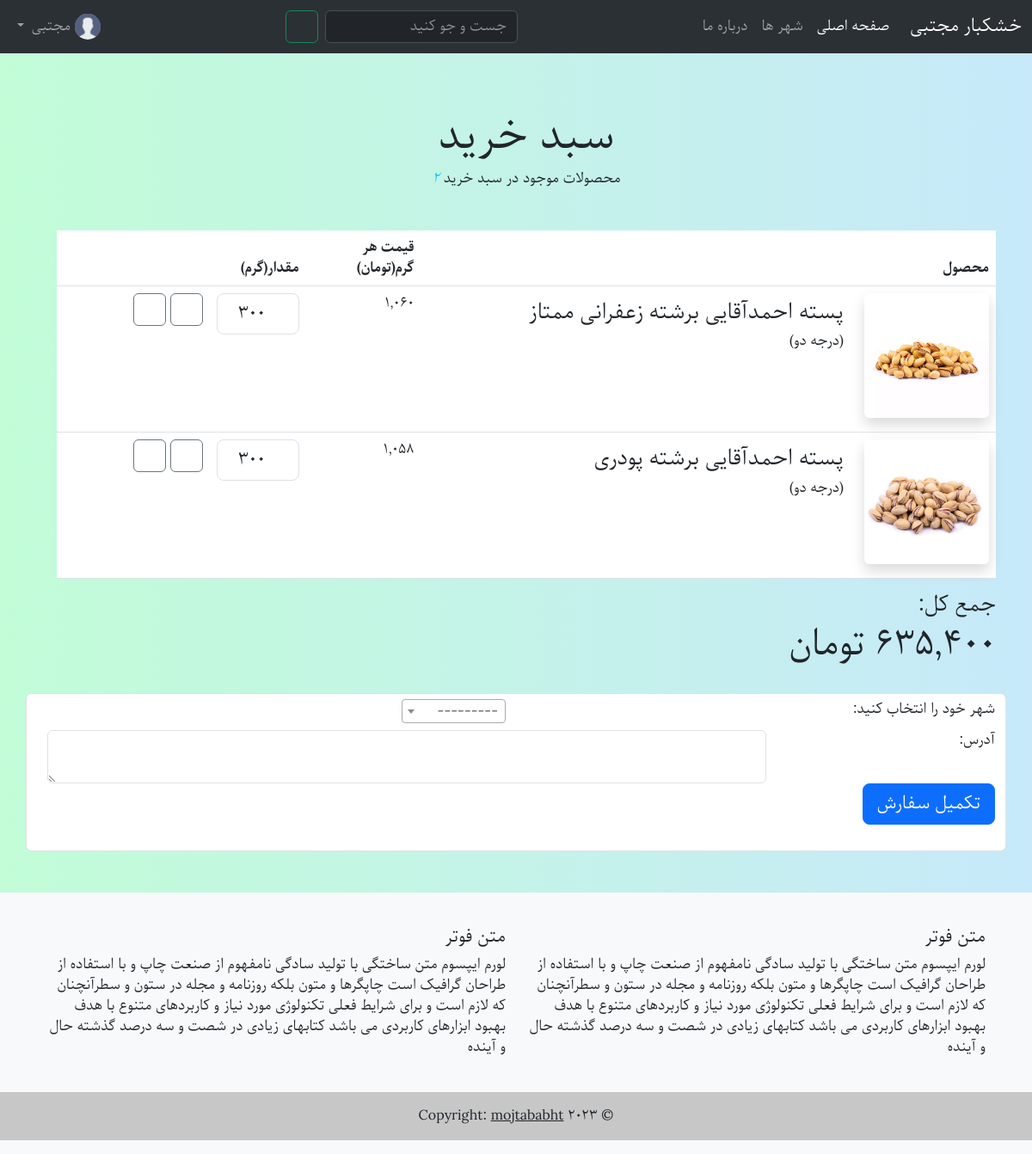
The page /cart/9/ (signed in) on the database its author committed.
### account/models.py (models this page shows, shortened)
class CustomUser(AbstractUser):
    username = None
    phone_no=models.CharField(max_length=11,unique=True,validators=[
            RegexValidator(
                regex=r'^\+?1?\d{9,11}$',
                message="Phone number must be in the format: '0999999999'. Up to 11 digits allowed."
            ),
        ])
    avatar=models.ImageField(default='avatar.png')
    USERNAME_FIELD = 'phone_no'
    REQUIRED_FIELDS = []
    objects = CustomUserManager()

### shop/models.py (models this page shows, shortened)
class Cart(models.Model):
    user=models.OneToOneField('account.CustomUser' , on_delete=models.CASCADE)

class CartItem(models.Model):
    product=models.ForeignKey('Product' , on_delete=models.CASCADE)
    cart=models.ForeignKey('Cart',on_delete=models.CASCADE)
    quantity = models.DecimalField(max_digits=7, decimal_places=0)

class Product(models.Model):
    name=models.CharField(max_length=100)
    category=models.ForeignKey('Category',on_delete=models.CASCADE)
    price=models.DecimalField(max_digits=9,decimal_places=0)
    Type=models.CharField(max_length=20,choices=[('درجه یک','درجه یک'), ('درجه دو','درجه دو'),('درجه سه','درجه سه') ])
    inventory=models.ManyToManyField('Inventory', through='InventoryProduct')
    avatar=models.ImageField()
    supplier=models.ManyToManyField('Supplier')

### shop/views.py (the view)
# urls.py: path('cart/<int:pk>/',CartDetailView.as_view(),name='cartdetail'),
class CartDetailView(UserPassesTestMixin,DetailView):
    model = Cart
    template_name = 'cartdetail.html'
    def get_context_data(self, **kwargs):
        context=super(CartDetailView, self).get_context_data()
        totalPrice=0
        for cartItem in context['cart'].cartitem_set.all():
            totalPrice+=cartItem.quantity*cartItem.product.price
        context['totalprice']=totalPrice
        cities=City.objects.filter(inventory__in=Inventory.objects.all())
        context['cities']=cities
        return context
    def test_func(self):
        return self.request.user==self.get_object().user

### templates/cartdetail.html (shortened to what this page needs)
{% extends 'base.html' %}
{% load humanize %}
{% block content %}
    <section class="pt-5 pb-5">
        <div class="container">
            <div class="row w-100">
                <div class="col-lg-12 col-md-12 col-12">
                    <h3 class="display-5 mb-2 text-center">سبد خرید</h3>
                    <p class="mb-5 text-center">محصولات موجود در سبد خرید <i
                            class="text-info font-weight-bold">{{ cart.cartitem_set.all.count }}</i></p>
                    <table id="shoppingCart" class="table table-condensed table-responsive">
                        <thead>
                        <tr>
                            <th style="width:60%">محصول</th>
                            <th style="width:12%">قیمت هر گرم(تومان)</th>
                            <th style="width:10%">مقدار(گرم)</th>
                            <th style="width:16%"></th>
                        </tr>
                        </thead>
                        <tbody>
                        {% for cartitem in cart.cartitem_set.all %}
                            <tr>
                                <td data-th="Product">
                                    <div class="row">
                                        <div class="col-md-3 text-left">
                                            <img src="{{ cartitem.product.avatar.url }}" alt=""
                                                 class="img-fluid d-none d-md-block rounded mb-2 shadow ">
                                        </div>
                                        <div class="col-md-9 text-left mt-sm-2">
                                            <h4>{{ cartitem.product.name }}</h4>
                                            <p class="font-weight-light">({{ cartitem.product.Type }})</p>
                                        </div>
                                    </div>
                                </td>
                                <td data-th="Price">{{ cartitem.product.price |intcomma }}</td>
                                <form method="post" action="{% url 'updatcart' cartitem.id %}">
                                    <td data-th="Quantity">
                                        <input type="number" name="quantity"
                                               class="form-control form-control-lg text-center"
                                               value="{{ cartitem.quantity }}">
                                    </td>
                                    <td class="actions" data-th="">
                                        <div class="text-right">
                                            <button type="submit"
                                                    class="btn btn-white border-secondary bg-white btn-md mb-2">
                                                <i class="fas fa-sync"></i>
                                            </button>
                                </form>
                                <form method="post" action="{% url 'deletefromcart' cartitem.id %}" class="d-inline">
                                    <button type="submit" class="btn btn-white border-secondary bg-white btn-md mb-2">
                                </form>
                                <i class="fas fa-trash"></i>
                            </div>
                        {% endfor %}
                <div class="float-right text-right">
                    <h4>جمع کل:</h4>
                    <h1>{{ totalprice|intcomma }} تومان</h1>
                </div>
            </div>
        </div>
        <div class="row mt-4 d-flex align-items-center" id="replace">
            <form method="post" action="{% url 'ordercreate' %}" class="form-control">
                <div class="row">
                    <div class="col">
                        <label>شهر خود را انتخاب کنید: </label>
                    </div>
                    <div class="col">
                    </div>
                    <div class="row mt-2">
                        <div class="col">
                            <label>آدرس: </label>
                        </div>
                        <textarea name="orderaddress" class="form-control  w-75"></textarea>
                    </div>
                </div>
                <button type="submit" id="orderbtn" class="btn btn-primary mb-4 btn-lg pl-5 pr-5">تکمیل سفارش</button>
            </form>
        </div>
{% endblock %}

### templates/base.html (shortened to what this page needs)
{% load static %}
{% load humanize %}
<!DOCTYPE html>
<html lang="fa" dir="rtl" class="h-100">
<head>
    <link rel="stylesheet" href="{% static 'css/bootstrap.min.css' %}">
    <link rel="stylesheet" href="{% static 'css/style.css' %}">
    <link href="{% static 'css/select2.min.css' %}" rel="stylesheet"/>
</head>
<body class="d-flex flex-column h-100">
<nav class="navbar navbar-expand-lg bg-body-tertiary" data-bs-theme="dark">
    <div class="container-fluid">
        <a class="navbar-brand" href="{% url 'products' %}">خشکبار مجتبی</a>
        <div class="collapse navbar-collapse" id="navbarSupportedContent">
            <ul class="navbar-nav me-auto mb-2 mb-lg-0">
                <li class="nav-item">
                    <a class="nav-link active" aria-current="page" href="{% url 'products' %}">صفحه اصلی</a>
                </li>
                <li class="nav-item">
                    <a class="nav-link" href="{% url 'cities' %}">شهر ها</a>
                </li>
                <li class="nav-item">
                    <a class="nav-link" href="{% url 'aboutus' %}">درباره ما</a>
                </li>
            </ul>
            <ul class="navbar-nav me-auto mb-2 mb-lg-0">
                <li class="nav-item">
                    <form class="d-flex" role="search" action="{% url 'search' %}" method="get">
                        <input class="form-control me-2" type="search" placeholder="جست و جو کنید" aria-label="Search"
                               name="search">
                        <button class="btn btn-outline-success d-flex align-items-center" type="submit"><i
                                class="fa fa-search"></i></button>
                    </form>
                </li>
            </ul>
            <div class="nav-item dropdown navbar-nav mb-2 mb-lg-0">
                {% if user.is_authenticated %}
                    <a class="nav-link dropdown-toggle" href="#" role="button" data-bs-toggle="dropdown"
                       aria-expanded="false">
                        <img src="{{ user.avatar.url }}" class="rounded-circle" style="width:30px;" alt="Avatar">
                        {{ user.first_name }}
                    </a>
                {% else %}
                    <a class="nav-link" href="{% url 'login' %}">ورود/ثبت نام</a>
                {% endif %}
            </div>
        </div>
    </div>
</nav>
<div id="content">
    {% block content %}{% endblock content %}
<footer class="footer mt-auto py-3 bg-light text-center text-lg-start ">
    <div class="container p-4">
        <div class="row">
            <div class="col-lg-6 col-md-12 mb-4 mb-md-0">
                <h5 class="text-uppercase">متن فوتر</h5>
                <p>
                    لورم ایپسوم متن ساختگی با تولید سادگی نامفهوم از صنعت چاپ و با استفاده از طراحان گرافیک است چاپگرها
                    و متون بلکه روزنامه و مجله در ستون و سطرآنچنان که لازم است و برای شرایط فعلی تکنولوژی مورد نیاز و
                    کاربردهای متنوع با هدف بهبود ابزارهای کاربردی می باشد کتابهای زیادی در شصت و سه درصد گذشته حال و
                    آینده
                </p>
            </div>
            <div class="col-lg-6 col-md-12 mb-4 mb-md-0">
                <h5 class="text-uppercase">متن فوتر</h5>
                <p>
                    لورم ایپسوم متن ساختگی با تولید سادگی نامفهوم از صنعت چاپ و با استفاده از طراحان گرافیک است چاپگرها
                    و متون بلکه روزنامه و مجله در ستون و سطرآنچنان که لازم است و برای شرایط فعلی تکنولوژی مورد نیاز و
                    کاربردهای متنوع با هدف بهبود ابزارهای کاربردی می باشد کتابهای زیادی در شصت و سه درصد گذشته حال و
                    آینده
                </p>
            </div>
        </div>
    </div>
    <div class="text-center p-3" style="background-color: rgba(0, 0, 0, 0.2);">
        © 2023 Copyright:
        <a class="text-dark" href="https://github.com/mojtababht">mojtababht</a>
    </div>
</footer>
</body>
</html>

### static/css/style.css (style rules this page uses)
* { font-family: parastoo; }
body { background: #84fab0; background: -webkit-linear-gradient(to right, rgba(132, 250, 176, 0.5), rgba(143, 211, 244, 0.5)); background: linear-gradient(to right, rgba(132, 250, 176, 0.5), rgba(143, 211, 244, 0.5)) }
#content { margin-top: 20px; }

### rows shown on the page
CustomUser: avatar (placeholder picture), first_name "مجتبی"
Cart: cartitem_set.all.count "2"
CartItem: product.avatar (picture), product.name "پسته احمدآقایی برشته زعفرانی ممتاز", product.Type "درجه دو", product.price "1,060", quantity "300"
CartItem: product.avatar (picture), product.name "پسته احمدآقایی برشته پودری", product.Type "درجه دو", product.price "1,058", quantity "300"
